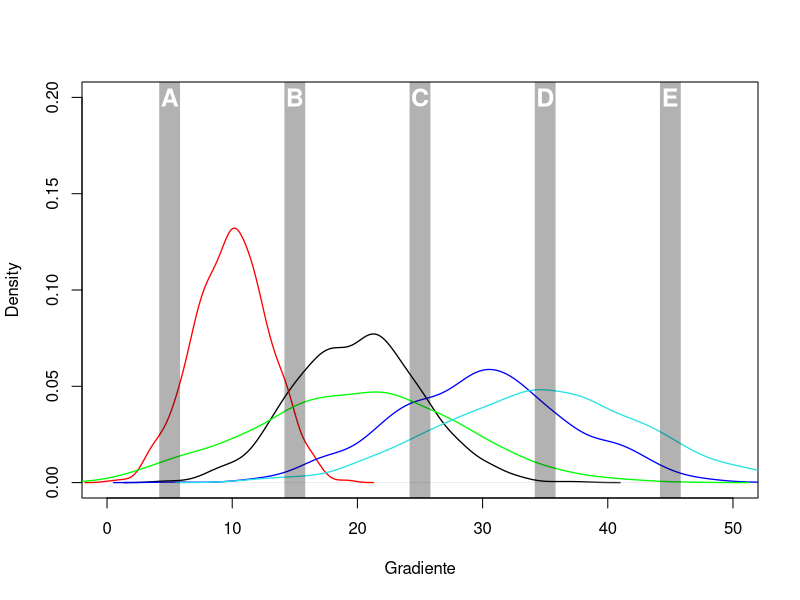
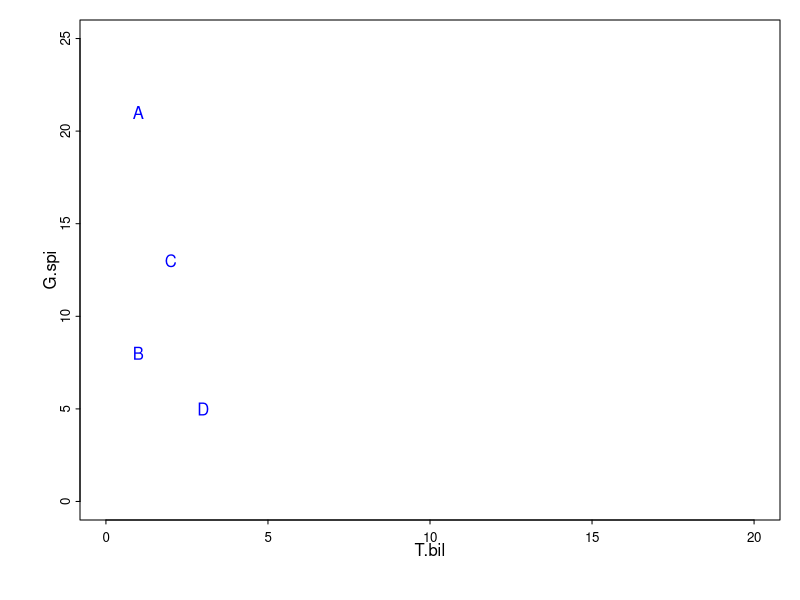
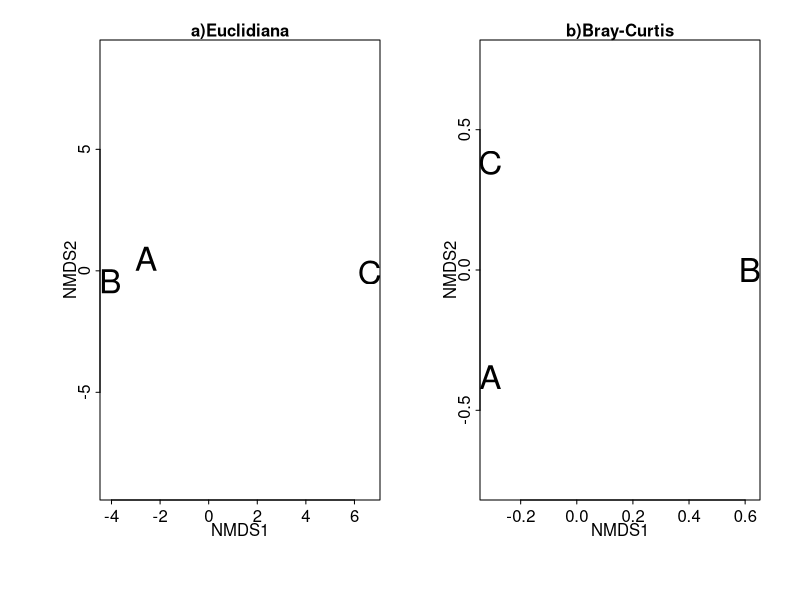
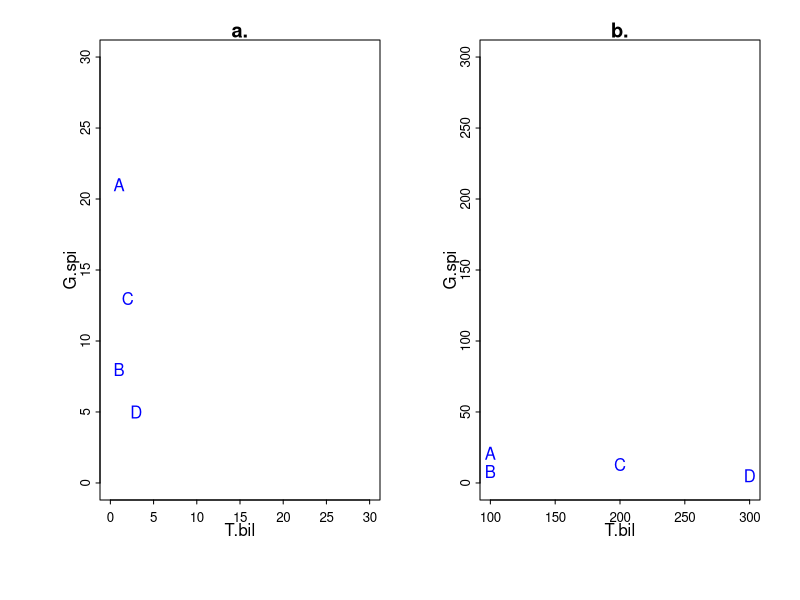
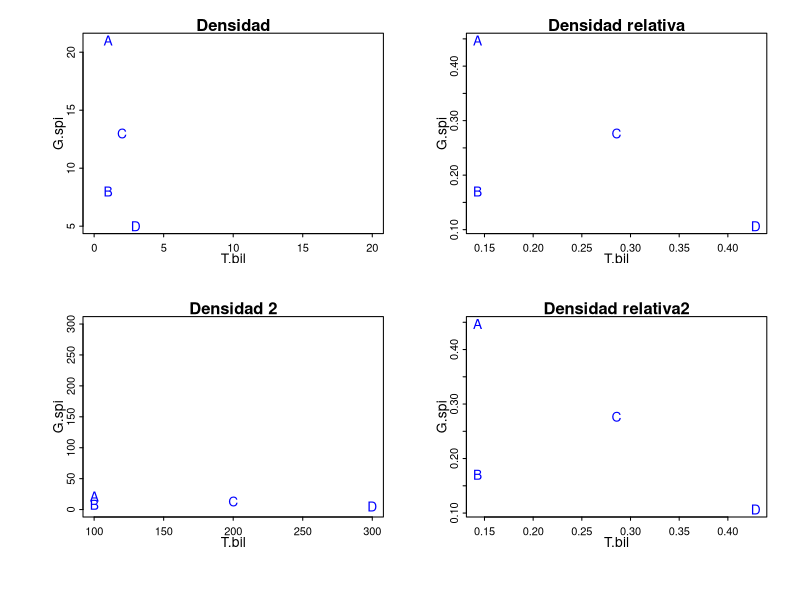

Write the R code that produced these figures, in order.
## ---- chunk 1
set.seed(3)
com <- matrix(c(rnorm(1000, 20, 5), rnorm(1000, 10, 3),
                rnorm(1000, 30, 7), rnorm(1000, 20, 8),
                rnorm(1000, 35, 8)), 1000, 5)
colnames(com) <- letters[1:5]

plot(density(com[,"a"]),main = "", xlab="Gradiente", ylim=c(0, 0.2), xlim=c(0,50), lwd=1.3)
lines(density(com[,"b"]), col="red", lwd=1.3)
lines(density(com[,"c"]), col="blue", lwd=1.3)
lines(density(com[,"d"]), col="green", lwd=1.3)
lines(density(com[,"e"]), col=5, lwd=1.3)

abline(v=seq(5,45, by=10), lty=1, lwd=20, col=rgb(0,0,0,0.3))
text(seq(5,45, by=10),rep(0.20, 5),LETTERS[1:5], cex=1.5, font=2, col="white")

## ---- chunk 2
dens <- data.frame(T.bil = c(1, 1, 2, 3), G.spi = c(21, 8, 13, 5),
                   C.tri = c(11, 3, 7, 5), C.sca = c(16, 0, 9, 4))
row.names(dens) <- LETTERS[1:4]
## ---- chunk 3
par(mar=c(4,4,1,1), mgp=c(1,0.3,0), tcl= -0.2)
plot(dens[,1:2], type = "n", cex.axis=0.8, xlim=c(0,20), ylim=c(0,25)) 
text(dens[,1:2], row.names(dens), col ="blue")
## ---- chunk 4
comp <- dens
comp[comp>0] <- 1 #Generamos una matriz de presencia ausencia
comp

a <- sum(colSums(comp[1:2,])==1&comp[2,]==0)#Ocurren en A pero no en B
b <- sum(colSums(comp[1:2,])==1&comp[1,]==0)#Ocurren en B pero no en A
c <- sum(colSums(comp[1:2,])==2) #ocurren en A y B

## ---- chunk 5
Sor <- (2*c)/(a+b+(2*c))
Jac <- c/(a+b+c)
Sim <- c/c+min(a,b)

Sor; Jac; Sim
## ---- chunk 6
library(knitr)

MatPS <- rbind(dens[1:2,], apply(dens[1:2, ], 2, min))#Obtenemos el valor mínimo de cada especie
MatPS <- data.frame(MatPS, Medidas=rowSums(MatPS), Tipo= c("A", "B", "W")) #Obtenemos W,A,B

kable(MatPS, caption = "Medidas para obtener el porcentaje de Similitud", row.names = FALSE)
## ---- chunk 7
PS <- (2*MatPS[3,5])/(MatPS[1,5]+MatPS[2,5])
PS
## ---- chunk 8
dens
## ---- chunk 9
x <- dens[2, 1] - dens[3, 1]
x
## ---- chunk 10
y <- dens[2, 2] - dens[3, 2]
y
## ---- chunk 11
sqrt(x^2 + y^2)
## ---- chunk 12
dcMat <- data.frame(spp1=c(1,0,0),spp2=c(1,1,0),
                    spp3=c(0,1,0),sp4=c(0,1,0),
                    spp5=c(0,1,1), spp6=c(0,0,1))
rownames(dcMat) <- LETTERS[1:3]

kable(dcMat, caption = "Efecto del doble cero")

## ---- chunk 13
library(vegan)
vegdist(dcMat, "euclidean")
## ---- chunk 14
dcMat2 <- data.frame(spp1=c(0,1,0),spp2=c(1,0,8),
                    spp3=c(1,0,7))

rownames(dcMat2) <- LETTERS[1:3]

kable(dcMat2, caption = "Efecto de la abundancia")
## ---- chunk 15
dcMat2 <- data.frame(spp1=c(0,1,0),spp2=c(1,0,8),
                    spp3=c(1,0,7))

rownames(dcMat2) <- LETTERS[1:3]

kable(dcMat2, caption = "Efecto de la abundancia")
## ---- chunk 16
vegdist(dcMat2, "euclidean")
## ---- chunk 17

library(vegan) 

#Distancia Euclidiana
mdsE <- metaMDS(dcMat2, distance = "euc", autotransform = FALSE, trace = 0) 
#Distancia de Bray-Curtis
mdsB <- metaMDS(dcMat2, distance = "bray", autotransform = FALSE, trace = 0) 

## ---- chunk 18

par(mfcol=c(1,2), oma=c(1,1,1,1), mar=c(4,4,1,1),
    mgp=c(1,0.3,0), tcl= -0.2)

plot(mdsE, display = "sites", 
     type = "text",main="a)Euclidiana", 
     cex.axis= 1, cex.main=1, cex.lab=1, cex = 2)

plot(mdsB, display = "sites", type = "text", 
     main="b)Bray-Curtis", 
     cex.axis= 1, cex.main=1, cex.lab=1, cex = 2)
## ---- chunk 19
par(mar=c(4,4,1,1), mgp=c(1,0.3,0), mfcol=c(1,2), tcl= -0.2)
dens1 <- dens
dens1$T.bil <- dens1$T.bil*100
plot(dens[,1:2], type = "n", cex.axis=0.8, xlim=c(0,30), ylim=c(0,30), main="a.") 
text(dens[,1:2], row.names(dens), col ="blue")

plot(dens1[,1:2], type = "n", cex.axis=0.8, ylim=c(0,300), main="b.") 
text(dens1[,1:2], row.names(dens1), col ="blue")
## ---- chunk 20
dens[,1]/sum(dens[,1])
dens1[,1]/sum(dens1[,1])
## ---- chunk 21

dens3 <- dens[,1:2]

for(i in 1:2){
dens3[,i] <- dens[,i]/sum(dens[,i])
}
dens4 <- dens1[,1:2]

for(i in 1:2){
dens4[,i] <- dens1[,i]/sum(dens1[,i])
}

par(mfcol=c(2,2), mar=c(4,4,1,1), mgp=c(1,0.3,0), tcl= -0.2)
plot(dens[,1:2], type = "n", cex.axis=0.8, xlim=c(0,20), main = "Densidad") 
text(dens[,1:2], row.names(dens), col ="blue")

plot(dens1[,1:2], type = "n", cex.axis=0.8, ylim=c(0,300), main = "Densidad 2") 
text(dens1[,1:2], row.names(dens1), col ="blue")

plot(dens3, type = "n", cex.axis=0.8, main = "Densidad relativa") 
text(dens3, row.names(dens3), col ="blue")

plot(dens4, type = "n", cex.axis=0.8, main = "Densidad relativa2") 
text(dens4, row.names(dens4), col ="blue")

## ---- chunk 22
library(readxl)
library(knitr)
dta <- read_excel("bentos.xlsx")
kable(dta, caption = "Comunidad de macroinvertebrados acuáticos")

## ---- chunk 23
set.seed(4)
aves<- data.frame(sp1= sample(1:90, 10), sp2= sample(100:250, 10))

insectos<- data.frame(sp1= sample(5:99, 10), sp2= sample(1000:2500, 10))

##¿Qué pasa cuando transformamos?
aveT <- round(cbind(aves, sqrt(aves),log(aves)),2)
colnames(aveT) <- paste(rep(c("sp1", "sp2"), 3), c("","","sqrt", "sqrt", "log", "log"), sep=".")

kable(aveT, caption = "Efecto de la transformación. Pequeñas diferencias")

## ---- chunk 24
insT <- round(cbind(insectos, sqrt(insectos),log(insectos)),2) 
colnames(insT) <- paste(rep(c("sp1", "sp2"), 3), c("","","sqrt", "sqrt", "log", "log"), sep=".")

kable(insT, caption = "Efecto de la transformación, Grandes diferencias")
## ---- chunk 25
avesE <- (aves[,1]-mean(aves[,1]))/sd(aves[,1])
avesE

round(mean(avesE),1);sd(avesE) 

